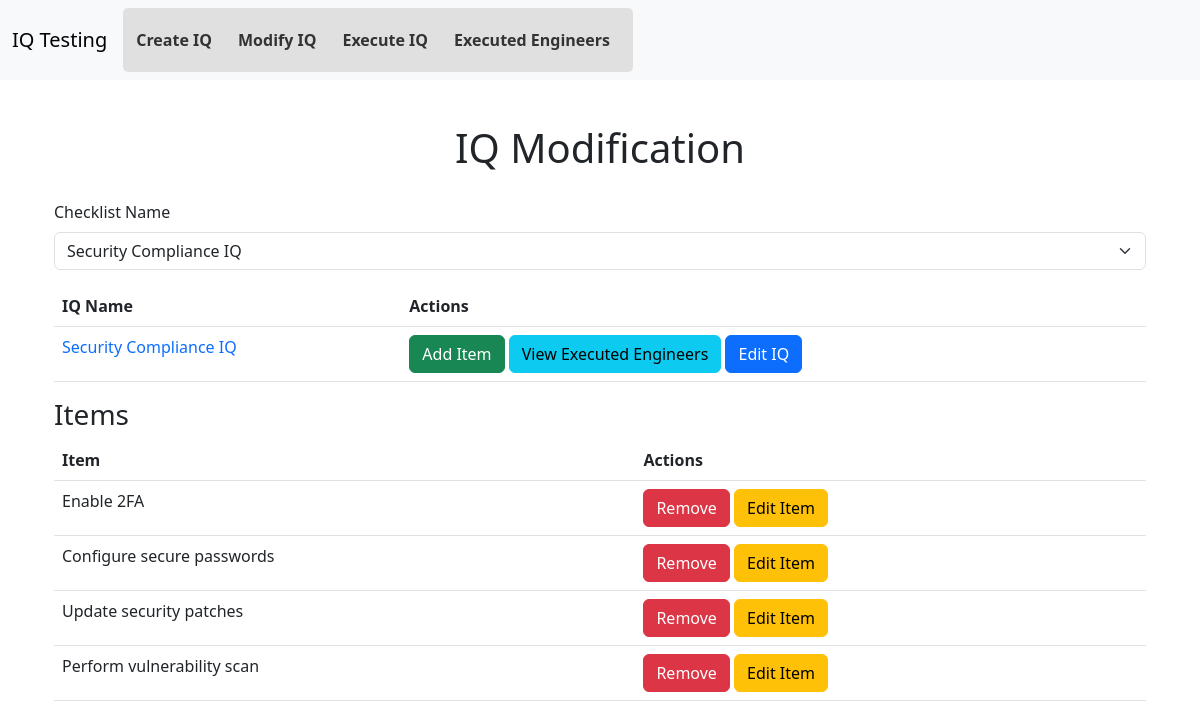
/modify_iq?checklist_id=3, run on the app's committed database.
### models.py (models this page shows)
class Checklist(db.Model):
    __tablename__ = 'checklists'
    checklist_id = db.Column(db.Integer, primary_key=True, autoincrement=True)
    name = db.Column(db.String(200), nullable=False, unique=True)
    description = db.Column(db.String(500))
    items = db.relationship('ChecklistItem', backref='checklist', lazy=True, cascade="all, delete-orphan")
    executions = db.relationship('Execution', backref='checklist', lazy=True, cascade="all, delete-orphan")

class ChecklistItem(db.Model):
    __tablename__ = 'checklist_items'
    item_id = db.Column(db.Integer, primary_key=True, autoincrement=True)
    description = db.Column(db.String(500), nullable=False)
    executed = db.Column(db.Boolean, default=False)
    screenshot = db.Column(db.String(300), nullable=True)
    checklist_id = db.Column(db.Integer, db.ForeignKey('checklists.checklist_id'), nullable=False)
    executed_by = db.Column(db.String(100), nullable=True)  # Stores engineer’s name

### app.py (the view, shortened to what this page needs)
@app.route('/modify_iq', methods=['GET', 'POST'])
def modify_iq():
    checklists = Checklist.query.all()
    selected_checklist_id = request.args.get('checklist_id', type=int) or request.form.get('selected_checklist',
                                                                                           type=int)
    checklist = Checklist.query.get(selected_checklist_id) if selected_checklist_id else None
    return render_template('modify_iq.html', checklists=checklists, checklist=checklist)

### templates/modify_iq.html (shortened to what this page needs)
{% extends 'base.html' %}
{% block content %}
<h1 class="text-center">IQ Modification</h1>
<div class="container">
    <form method="GET">
        <div class="mb-3">
            <label class="form-label">Checklist Name</label>
            <select name="checklist_id" class="form-select" onchange="this.form.submit()">
                {% for c in checklists %}
                    <option value="{{ c.checklist_id }}" {% if checklist and c.checklist_id == checklist.checklist_id %}selected{% endif %}>
                        {{ c.name }}
                    </option>
                {% endfor %}
            </select>
        </div>
    </form>
    {% if checklist %}
    <form method="POST">
        <table class="table">
            <thead>
                <tr>
                    <th>IQ Name</th>
                    <th>Actions</th>
                </tr>
            </thead>
            <tbody>
                <tr>
                    <td>
                        <a href="#" class="text-decoration-none">{{ checklist.name }}</a>
                    </td>
                    <td>
                        <button type="submit" name="action" value="add_item" class="btn btn-success">Add Item</button>
                        <a href="{{ url_for('executed_engineers', checklist_id=checklist.checklist_id) }}" class="btn btn-info">
                            View Executed Engineers
                        </a>
                        <button type="button" class="btn btn-primary">Edit IQ</button>
                    </td>
                </tr>
            </tbody>
        </table>
        <h3>Items</h3>
        <table class="table">
            <thead>
                <tr>
                    <th>Item</th>
                    <th>Actions</th>
                </tr>
            </thead>
            <tbody>
                {% for item in checklist.items %}
                <tr>
                    <td>{{ item.description }}</td>
                    <td>
                        <form method="POST" class="d-inline">
                            <button type="submit" name="action" value="delete_item" class="btn btn-danger">Remove</button>
                        </form>
                        <button type="button" class="btn btn-warning edit-item-btn" data-item-id="{{ item.item_id }}" data-item-desc="{{ item.description }}">
                            Edit Item
                        </button>
                    </td>
                </tr>
                {% endfor %}
            </tbody>
        </table>
    </form>
    {% endif %}
</div>
{% endblock %}

### static/css/styles.css (style rules this page uses)
body { font-family: Arial, sans-serif; background-color: #f8f9fa; margin: 0; padding: 0; }
.container { margin-left: 240px; padding: 20px; }
input[type="text"], textarea, select { width: 100%; padding: 8px; margin: 5px 0 10px; border: 1px solid #ccc; border-radius: 4px; }
.btn { padding: 8px 15px; border: none; border-radius: 4px; cursor: pointer; font-size: 14px; }
.btn-primary { background-color: #007bff; color: white; }
.btn-success { background-color: #28a745; color: white; }
.btn-danger { background-color: #dc3545; color: white; }
table { width: 100%; border-collapse: collapse; background-color: white; }
th, td { border: 1px solid #ddd; padding: 10px; text-align: left; }
th { background-color: #007bff; color: white; }
td { background-color: #f2f2f2; }
.text-center { text-align: center; }

### data on the page
Checklist: name "Security Compliance IQ"
ChecklistItem: description "Enable 2FA"
ChecklistItem: description "Configure secure passwords"
ChecklistItem: description "Update security patches"
ChecklistItem: description "Perform vulnerability scan"

### other printed values
form field checklist_id "Security Compliance IQ"
